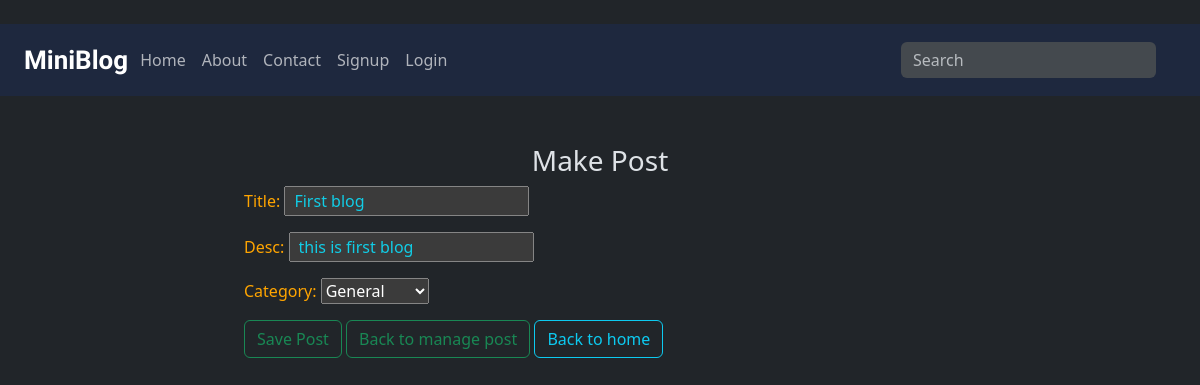
Page /edit/1/ on the committed database.
### blog/models.py (models this page shows, shortened)
class blog_post(models.Model):
    CATEGORY_CHOICES = [
        ('general', 'General'),
        ('technology', 'Technology'),
        ('lifestyle', 'Lifestyle'),
        ('travel', 'Travel'),
        ('food', 'Food'),
        ('books', 'Books'),
    ]
    title = models.CharField(max_length= 150)
    desc = CKEditor5Field(config_name='extends')
    summry = models.TextField(blank=True , null= True)
    author = models.CharField(max_length= 100, default='Vivek..')
    created_by = models.ForeignKey(User, on_delete=models.CASCADE, default=1)
    created_at = models.DateTimeField(default=timezone.now)
    category = models.CharField(max_length=70 , choices=CATEGORY_CHOICES, default='general' )

### blog/views.py (the view)
# urls.py: path("edit/<int:id>/", views.edit_blog, name='edit_post'),
def edit_blog(request, id):
    data = blog_post.objects.get(pk = id )
    if request.method == 'POST':
        blog_form = BlogPost_form(request.POST, instance= data)
        if blog_form.is_valid():
            blog_form.save()
            return redirect('manage_post')
    else:
        blog_form = BlogPost_form(instance= data)
    return render(request, 'blog_post.html',{'blog_form':blog_form})

### blog/forms.py
class BlogPost_form(forms.ModelForm):
    def __init__(self, *args, **kwargs):
        super().__init__(*args, **kwargs)
        self.fields["desc"].required = False
    class Meta:
        model = blog_post
        fields = ['title', 'desc','category']
        widgets = {
            "desc": CKEditor5Widget(
                attrs={"class": "django_ckeditor_5"}, config_name="extends"
            )
        }

### blog/templates/blog_post.html (shortened to what this page needs)
{% extends "Base.html" %}
{% load static %}
{% block content %}
<div class="col-12 col-md-8 offset-md-2 my-4 chulbul p-4 ">
    <h3 class="text-center">Make Post</h3>
    <form action="" method="post">
        {{blog_form.as_p}}
        <button class="btn btn-outline-success" type="submit">Save Post</button>
        <a href="{% url 'manage_post' %}"class="btn btn-outline-success">Back to manage post</a>
        <a href="{% url 'home_page' %}"class="btn btn-outline-info">Back to home</a>
    </form>
</div>
{% endblock %}

### blog/static/style/home.css (style rules this page uses)
body { margin: 0; padding: 0; }

### blog/static/style/contact.css (style rules this page uses)
label { color: orange; }
input { color: #11cde6!important; padding-left: 8px; }

### rows in the picture
blog_post: title "First blog", desc "this is first blog", category "General"
